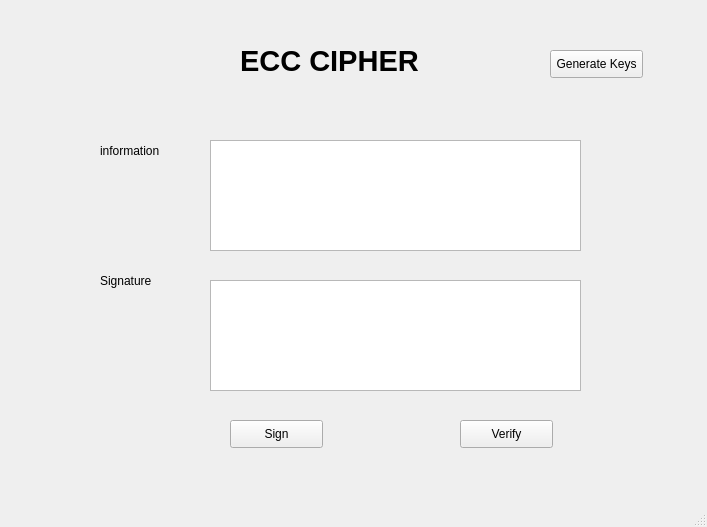
<?xml version="1.0" encoding="UTF-8"?>
<ui version="4.0">
 <class>MainWindow</class>
 <widget class="QMainWindow" name="MainWindow">
  <property name="geometry">
   <rect>
    <x>0</x>
    <y>0</y>
    <width>707</width>
    <height>527</height>
   </rect>
  </property>
  <property name="windowTitle">
   <string>MainWindow</string>
  </property>
  <widget class="QWidget" name="centralwidget">
   <widget class="QLabel" name="label_6">
    <property name="geometry">
     <rect>
      <x>240</x>
      <y>30</y>
      <width>241</width>
      <height>61</height>
     </rect>
    </property>
    <property name="font">
     <font>
      <pointsize>22</pointsize>
      <weight>75</weight>
      <bold>true</bold>
     </font>
    </property>
    <property name="text">
     <string>ECC CIPHER</string>
    </property>
   </widget>
   <widget class="QLabel" name="label_3">
    <property name="geometry">
     <rect>
      <x>100</x>
      <y>270</y>
      <width>71</width>
      <height>21</height>
     </rect>
    </property>
    <property name="text">
     <string>Signature</string>
    </property>
   </widget>
   <widget class="QPlainTextEdit" name="txt_sign">
    <property name="geometry">
     <rect>
      <x>210</x>
      <y>280</y>
      <width>371</width>
      <height>111</height>
     </rect>
    </property>
   </widget>
   <widget class="QLabel" name="label_2">
    <property name="geometry">
     <rect>
      <x>100</x>
      <y>140</y>
      <width>71</width>
      <height>21</height>
     </rect>
    </property>
    <property name="text">
     <string>information</string>
    </property>
   </widget>
   <widget class="QPlainTextEdit" name="txt_info">
    <property name="geometry">
     <rect>
      <x>210</x>
      <y>140</y>
      <width>371</width>
      <height>111</height>
     </rect>
    </property>
   </widget>
   <widget class="QPushButton" name="btn_sign">
    <property name="geometry">
     <rect>
      <x>230</x>
      <y>420</y>
      <width>93</width>
      <height>28</height>
     </rect>
    </property>
    <property name="text">
     <string>Sign</string>
    </property>
   </widget>
   <widget class="QPushButton" name="btn_verify">
    <property name="geometry">
     <rect>
      <x>460</x>
      <y>420</y>
      <width>93</width>
      <height>28</height>
     </rect>
    </property>
    <property name="text">
     <string>Verify</string>
    </property>
   </widget>
   <widget class="QPushButton" name="btn_gen_keys">
    <property name="geometry">
     <rect>
      <x>550</x>
      <y>50</y>
      <width>93</width>
      <height>28</height>
     </rect>
    </property>
    <property name="text">
     <string>Generate Keys</string>
    </property>
   </widget>
  </widget>
  <widget class="QMenuBar" name="menubar">
   <property name="geometry">
    <rect>
     <x>0</x>
     <y>0</y>
     <width>707</width>
     <height>26</height>
    </rect>
   </property>
  </widget>
  <widget class="QStatusBar" name="statusbar"/>
 </widget>
 <resources/>
 <connections/>
</ui>
